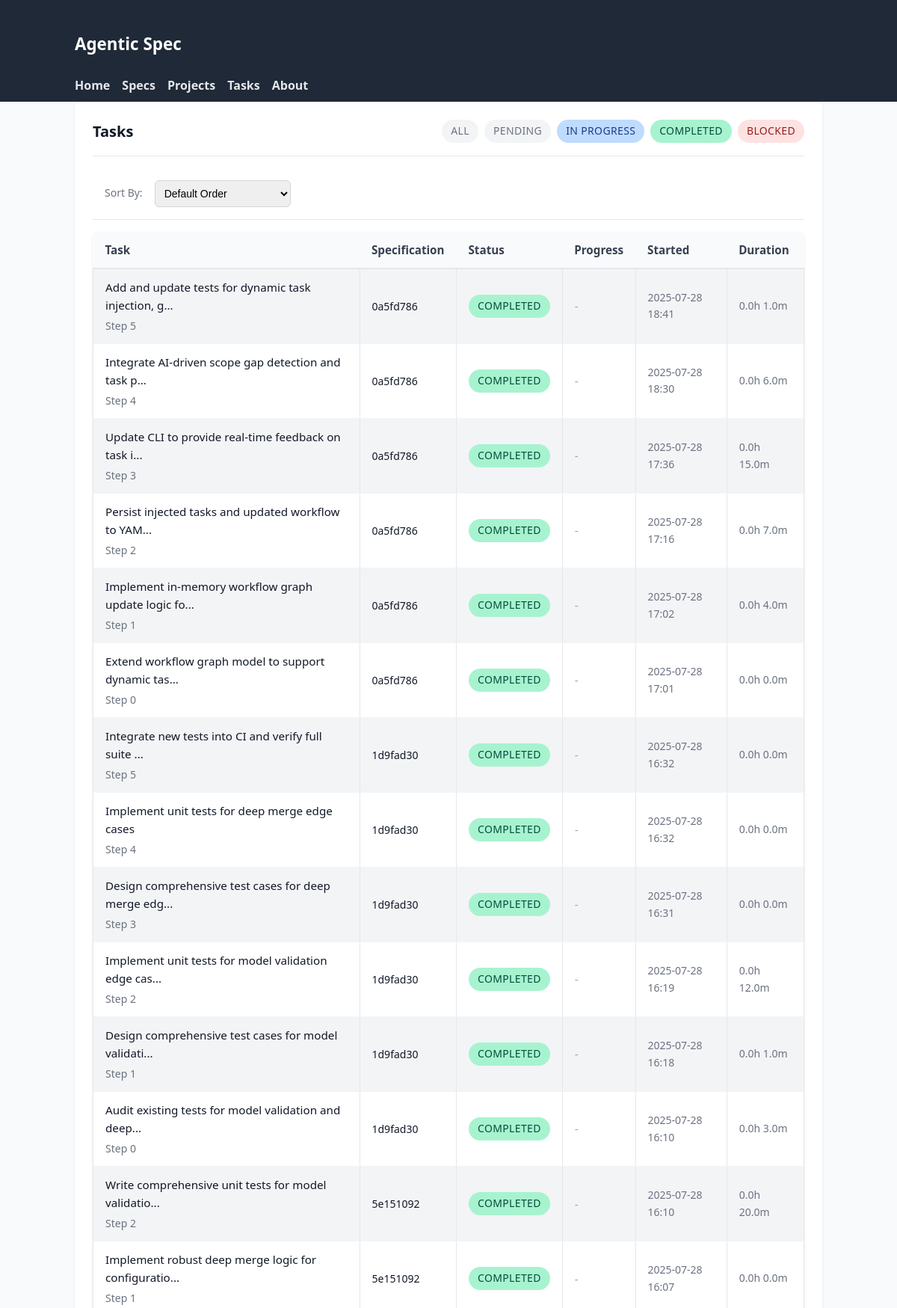
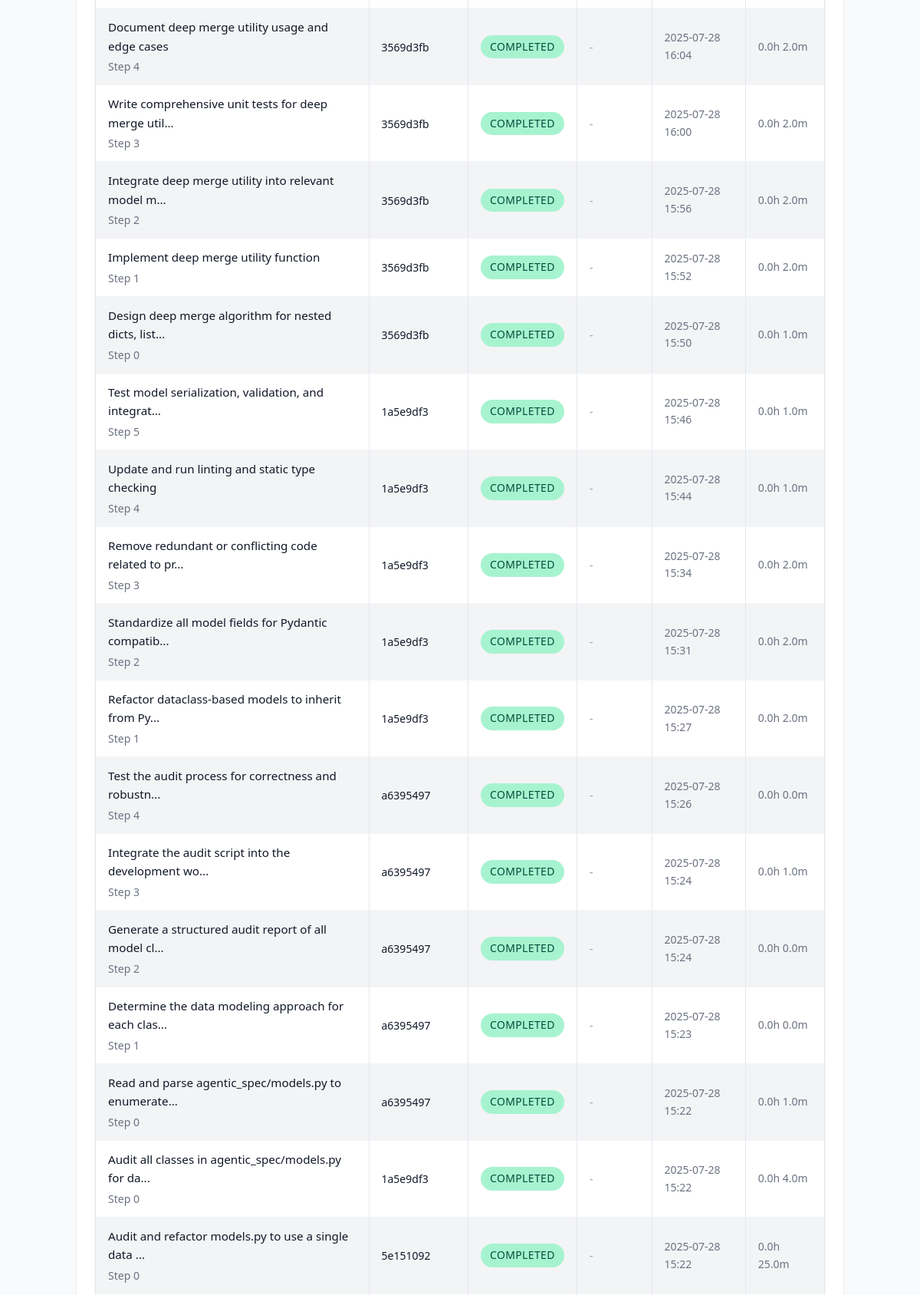
The page /tasks (upper part) on the database its author committed (2 pictures, top to bottom).
### tables this page shows
CREATE TABLE tasks (
                id TEXT PRIMARY KEY,
                spec_id TEXT NOT NULL,
                step_index INTEGER NOT NULL,
                task TEXT NOT NULL,
                details TEXT NOT NULL,
                files TEXT NOT NULL,
                acceptance TEXT NOT NULL,
                estimated_effort TEXT NOT NULL,
                sub_spec_id TEXT,
                decomposition_hint TEXT,
                status TEXT DEFAULT 'pending',
                started_at TIMESTAMP,
                completed_at TIMESTAMP,
                time_spent_minutes INTEGER,
                completion_notes TEXT,
                blockers TEXT DEFAULT '[]',
                -- Enhanced tracking fields
                is_completed BOOLEAN DEFAULT FALSE,
                assigned_to TEXT DEFAULT 'unassigned',
                priority INTEGER DEFAULT 5,
                last_accessed TIMESTAMP,
                estimated_completion_date TIMESTAMP,
                actual_effort_minutes INTEGER,
                dependencies TEXT DEFAULT '[]',
                -- Lifecycle timestamps
                blocked_at TIMESTAMP,
                unblocked_at TIMESTAMP,
                approved_at TIMESTAMP,
                rejected_at TIMESTAMP,
                FOREIGN KEY (spec_id) REFERENCES specifications (id) ON DELETE CASCADE
            );

### agentic_spec/web_ui.py (the view)
@app.get("/tasks", response_class=HTMLResponse)
async def list_tasks(
    request: Request,
    status: str | None = None,
    spec_id: str | None = None,
    project: str | None = None,
    start_date: str | None = None,
    end_date: str | None = None,
):
    def _parse_date(date_str: str | None) -> datetime | None:
        if not date_str:
            return None
        try:
            return datetime.fromisoformat(date_str)
        except ValueError:
            return None
    start_dt = _parse_date(start_date)
    end_dt = _parse_date(end_date)
    async with await get_db_manager() as manager:
        candidate_tasks: list[TaskDB] = []
        if spec_id:
            candidate_tasks = await manager.backend.get_tasks_for_spec(spec_id)
        else:
            specs: list[SpecificationDB] = await manager.backend.list_specifications()
            if project:
                specs = [s for s in specs if s.context.get("project") == project]
            for spec in specs:
                spec_tasks = await manager.backend.get_tasks_for_spec(spec.id)
                candidate_tasks.extend(spec_tasks)
        if status:
            candidate_tasks = [t for t in candidate_tasks if t.status.value == status]
        if start_dt:
            candidate_tasks = [
                t for t in candidate_tasks if t.started_at and t.started_at >= start_dt
            ]
        if end_dt:
            candidate_tasks = [
                t for t in candidate_tasks if t.started_at and t.started_at <= end_dt
            ]
        candidate_tasks.sort(key=lambda t: t.started_at or datetime.min, reverse=True)
        ctx = base_context(request, title="Tasks")
        ctx.update(
            {
                "tasks": candidate_tasks,
                "filters": {
                    "status": status,
                    "spec_id": spec_id,
                    "project": project,
                    "start_date": start_date,
                    "end_date": end_date,
                },
            }
        )
        return templates.TemplateResponse("task_list.html", ctx)

### agentic_spec/web_templates/task_list.html (shortened to what this page needs)
{% extends 'base.html' %}
{% block content %}
<div class="card">
  <div class="card-header">
    <h2 class="card-title">Tasks{% if filters.status %} – {{ filters.status|capitalize }}{% endif %}</h2>
    <div style="display: flex; gap: 0.5rem; flex-wrap: wrap;">
      <a href="/tasks" class="status-badge {% if not filters.status %}pending{% endif %}" style="text-decoration: none;">All</a>
      <a href="/tasks?status=pending" class="status-badge pending" style="text-decoration: none;">Pending</a>
      <a href="/tasks?status=in_progress" class="status-badge in_progress" style="text-decoration: none;">In Progress</a>
      <a href="/tasks?status=completed" class="status-badge completed" style="text-decoration: none;">Completed</a>
      <a href="/tasks?status=blocked" class="status-badge blocked" style="text-decoration: none;">Blocked</a>
    </div>
  </div>
  <div style="display: flex; gap: 1rem; padding: 1rem; border-bottom: 1px solid #e5e7eb; align-items: center;">
    <label for="task-sort-by" style="font-size: 0.875rem; color: #6b7280;">Sort By:</label>
    <select id="task-sort-by" style="padding: 0.5rem; border: 1px solid #d1d5db; border-radius: 0.375rem; font-size: 0.875rem;">
      <option value="default">Default Order</option>
    </select>
  </div>
  {% if tasks %}
  <table>
    <thead>
      <tr>
        <th>Task</th>
        <th>Specification</th>
        <th>Status</th>
        <th>Progress</th>
        <th>Started</th>
        <th>Duration</th>
      </tr>
    </thead>
    <tbody>
      {% for t in tasks %}
      <tr>
        <td>
          <a href="/tasks/{{ t.id }}">{{ t.task[:50] }}{% if t.task|length > 50 %}...{% endif %}</a>
          <div class="card-subtitle">Step {{ t.id.split(':')[-1] }}</div>
        </td>
        <td>
          <a href="/specs/{{ t.spec_id }}" style="font-size: 0.875rem;">{{ t.spec_id }}</a>
        </td>
        <td>
          <span class="status-badge {{ t.status.value }}">{{ t.status.value }}</span>
        </td>
        <td>
          {% if t.progress_percentage %}
          <div class="progress-bar" style="width: 100px;">
            <div class="progress-fill" style="width: {{ t.progress_percentage }}%"></div>
          </div>
          <span style="font-size: 0.75rem; color: #6b7280;">{{ t.progress_percentage }}%</span>
          {% else %}
          <span style="color: #9ca3af;">-</span>
          {% endif %}
        </td>
        <td style="font-size: 0.875rem; color: #6b7280;">
          {% if t.started_at %}
          {{ t.started_at.strftime('%Y-%m-%d %H:%M') }}
          {% else %}
          <span style="color: #9ca3af;">Not started</span>
          {% endif %}
        </td>
        <td style="font-size: 0.875rem; color: #6b7280;">
          {% if t.started_at and t.completed_at %}
          {{ (t.completed_at - t.started_at).total_seconds() // 3600 }}h {{ ((t.completed_at - t.started_at).total_seconds() % 3600) // 60 }}m
          {% elif t.started_at %}
          <span style="color: #3b82f6;">In progress</span>
          {% else %}
          <span style="color: #9ca3af;">-</span>
          {% endif %}
        </td>
      </tr>
      {% endfor %}
    </tbody>
  </table>
  {% else %}
  <p style="color: #6b7280; text-align: center; padding: 3rem 0;">
    No tasks found{% if filters.status %} with status "{{ filters.status }}"{% endif %}.
  </p>
  {% endif %}
</div>
{% endblock %}

### agentic_spec/web_templates/static/styles.css (style rules this page uses)
body { font-family: system-ui, -apple-system, Segoe UI, Roboto, Helvetica, Arial, sans-serif; margin: 0; background: #f9fafb; color: #111827; line-height: 1.6; }
table { width: 100%; border-collapse: collapse; margin-top: 1rem; font-size: 0.95rem; }
th { background: #374151; color: #fff; padding: 8px; text-align: left; }
td { padding: 8px; border: 1px solid #e5e7eb; }
tbody tr:nth-child(odd) { background: #f3f4f6; }
table a { color: inherit; text-decoration: none; }
.status-badge { display: inline-flex; align-items: center; gap: 0.25rem; padding: 0.25rem 0.75rem; border-radius: 9999px; font-size: 0.875rem; font-weight: 500; text-transform: uppercase; letter-spacing: 0.025em; }
.status-badge.pending { background: #f3f4f6; color: #6b7280; }
.status-badge.in_progress { background: #bfdbfe; color: #1e3a8a; }
.status-badge.completed { background: #a7f3d0; color: #064e3b; }
.status-badge.blocked { background: #fee2e2; color: #991b1b; }
.card { background: #fff; border-radius: 0.5rem; box-shadow: 0 1px 3px rgba(0,0,0,0.1); padding: 1.5rem; margin-bottom: 1.5rem; }
.card-header { display: flex; justify-content: space-between; align-items: center; margin-bottom: 1rem; padding-bottom: 1rem; border-bottom: 1px solid #e5e7eb; }
.card-title { font-size: 1.25rem; font-weight: 600; color: #111827; margin: 0; }
.card-subtitle { font-size: 0.875rem; color: #6b7280; margin-top: 0.25rem; }
table { width: 100%; border-collapse: collapse; margin-top: 1rem; font-size: 0.95rem; background: #fff; border-radius: 0.5rem; overflow: hidden; box-shadow: 0 1px 3px rgba(0,0,0,0.1); }
th { background: #f9fafb; color: #374151; padding: 0.75rem 1rem; text-align: left; font-weight: 600; border-bottom: 2px solid #e5e7eb; }
td { padding: 0.75rem 1rem; border-bottom: 1px solid #f3f4f6; }

### rows shown on the page
tasks: task "Add and update tests for dynamic task injection, g", id "5", spec_id "0a5fd786", status.value "COMPLETED", started_at "2025-07-28 18:41", completed_at "0.0", completed_at "1.0"
tasks: task "Integrate AI-driven scope gap detection and task p", id "4", spec_id "0a5fd786", status.value "COMPLETED", started_at "2025-07-28 18:30", completed_at "0.0", completed_at "6.0"
tasks: task "Update CLI to provide real-time feedback on task i", id "3", spec_id "0a5fd786", status.value "COMPLETED", started_at "2025-07-28 17:36", completed_at "0.0", completed_at "15.0"
tasks: task "Persist injected tasks and updated workflow to YAM", id "2", spec_id "0a5fd786", status.value "COMPLETED", started_at "2025-07-28 17:16", completed_at "0.0", completed_at "7.0"
tasks: task "Implement in-memory workflow graph update logic fo", id "1", spec_id "0a5fd786", status.value "COMPLETED", started_at "2025-07-28 17:02", completed_at "0.0", completed_at "4.0"
tasks: task "Extend workflow graph model to support dynamic tas", id "0", spec_id "0a5fd786", status.value "COMPLETED", started_at "2025-07-28 17:01", completed_at "0.0"
tasks: task "Integrate new tests into CI and verify full suite", id "5", spec_id "1d9fad30", status.value "COMPLETED", started_at "2025-07-28 16:32", completed_at "0.0"
tasks: task "Implement unit tests for deep merge edge cases", id "4", spec_id "1d9fad30", status.value "COMPLETED", started_at "2025-07-28 16:32", completed_at "0.0"
tasks: task "Design comprehensive test cases for deep merge edg", id "3", spec_id "1d9fad30", status.value "COMPLETED", started_at "2025-07-28 16:31", completed_at "0.0"
tasks: task "Implement unit tests for model validation edge cas", id "2", spec_id "1d9fad30", status.value "COMPLETED", started_at "2025-07-28 16:19", completed_at "0.0", completed_at "12.0"
tasks: task "Design comprehensive test cases for model validati", id "1", spec_id "1d9fad30", status.value "COMPLETED", started_at "2025-07-28 16:18", completed_at "0.0", completed_at "1.0"
tasks: task "Audit existing tests for model validation and deep", id "0", spec_id "1d9fad30", status.value "COMPLETED", started_at "2025-07-28 16:10", completed_at "0.0", completed_at "3.0"
tasks: task "Write comprehensive unit tests for model validatio", id "2", spec_id "5e151092", status.value "COMPLETED", started_at "2025-07-28 16:10", completed_at "0.0", completed_at "20.0"
tasks: task "Implement robust deep merge logic for configuratio", id "1", spec_id "5e151092", status.value "COMPLETED", started_at "2025-07-28 16:07", completed_at "0.0"
tasks: task "Document deep merge utility usage and edge cases", id "4", spec_id "3569d3fb", status.value "COMPLETED", started_at "2025-07-28 16:04", completed_at "0.0", completed_at "2.0"
tasks: task "Write comprehensive unit tests for deep merge util", id "3", spec_id "3569d3fb", status.value "COMPLETED", started_at "2025-07-28 16:00", completed_at "0.0", completed_at "2.0"
tasks: task "Integrate deep merge utility into relevant model m", id "2", spec_id "3569d3fb", status.value "COMPLETED", started_at "2025-07-28 15:56", completed_at "0.0", completed_at "2.0"
tasks: task "Implement deep merge utility function", id "1", spec_id "3569d3fb", status.value "COMPLETED", started_at "2025-07-28 15:52", completed_at "0.0", completed_at "2.0"
tasks: task "Design deep merge algorithm for nested dicts, list", id "0", spec_id "3569d3fb", status.value "COMPLETED", started_at "2025-07-28 15:50", completed_at "0.0", completed_at "1.0"
tasks: task "Test model serialization, validation, and integrat", id "5", spec_id "1a5e9df3", status.value "COMPLETED", started_at "2025-07-28 15:46", completed_at "0.0", completed_at "1.0"
tasks: task "Update and run linting and static type checking", id "4", spec_id "1a5e9df3", status.value "COMPLETED", started_at "2025-07-28 15:44", completed_at "0.0", completed_at "1.0"
tasks: task "Remove redundant or conflicting code related to pr", id "3", spec_id "1a5e9df3", status.value "COMPLETED", started_at "2025-07-28 15:34", completed_at "0.0", completed_at "2.0"
tasks: task "Standardize all model fields for Pydantic compatib", id "2", spec_id "1a5e9df3", status.value "COMPLETED", started_at "2025-07-28 15:31", completed_at "0.0", completed_at "2.0"
tasks: task "Refactor dataclass-based models to inherit from Py", id "1", spec_id "1a5e9df3", status.value "COMPLETED", started_at "2025-07-28 15:27", completed_at "0.0", completed_at "2.0"
tasks: task "Test the audit process for correctness and robustn", id "4", spec_id "a6395497", status.value "COMPLETED", started_at "2025-07-28 15:26", completed_at "0.0"
tasks: task "Integrate the audit script into the development wo", id "3", spec_id "a6395497", status.value "COMPLETED", started_at "2025-07-28 15:24", completed_at "0.0", completed_at "1.0"
tasks: task "Generate a structured audit report of all model cl", id "2", spec_id "a6395497", status.value "COMPLETED", started_at "2025-07-28 15:24", completed_at "0.0"
tasks: task "Determine the data modeling approach for each clas", id "1", spec_id "a6395497", status.value "COMPLETED", started_at "2025-07-28 15:23", completed_at "0.0"
tasks: task "Read and parse agentic_spec/models.py to enumerate", id "0", spec_id "a6395497", status.value "COMPLETED", started_at "2025-07-28 15:22", completed_at "0.0", completed_at "1.0"
tasks: task "Audit all classes in agentic_spec/models.py for da", id "0", spec_id "1a5e9df3", status.value "COMPLETED", started_at "2025-07-28 15:22", completed_at "0.0", completed_at "4.0"
tasks: task "Audit and refactor models.py to use a single data", id "0", spec_id "5e151092", status.value "COMPLETED", started_at "2025-07-28 15:22", completed_at "0.0", completed_at "25.0"
